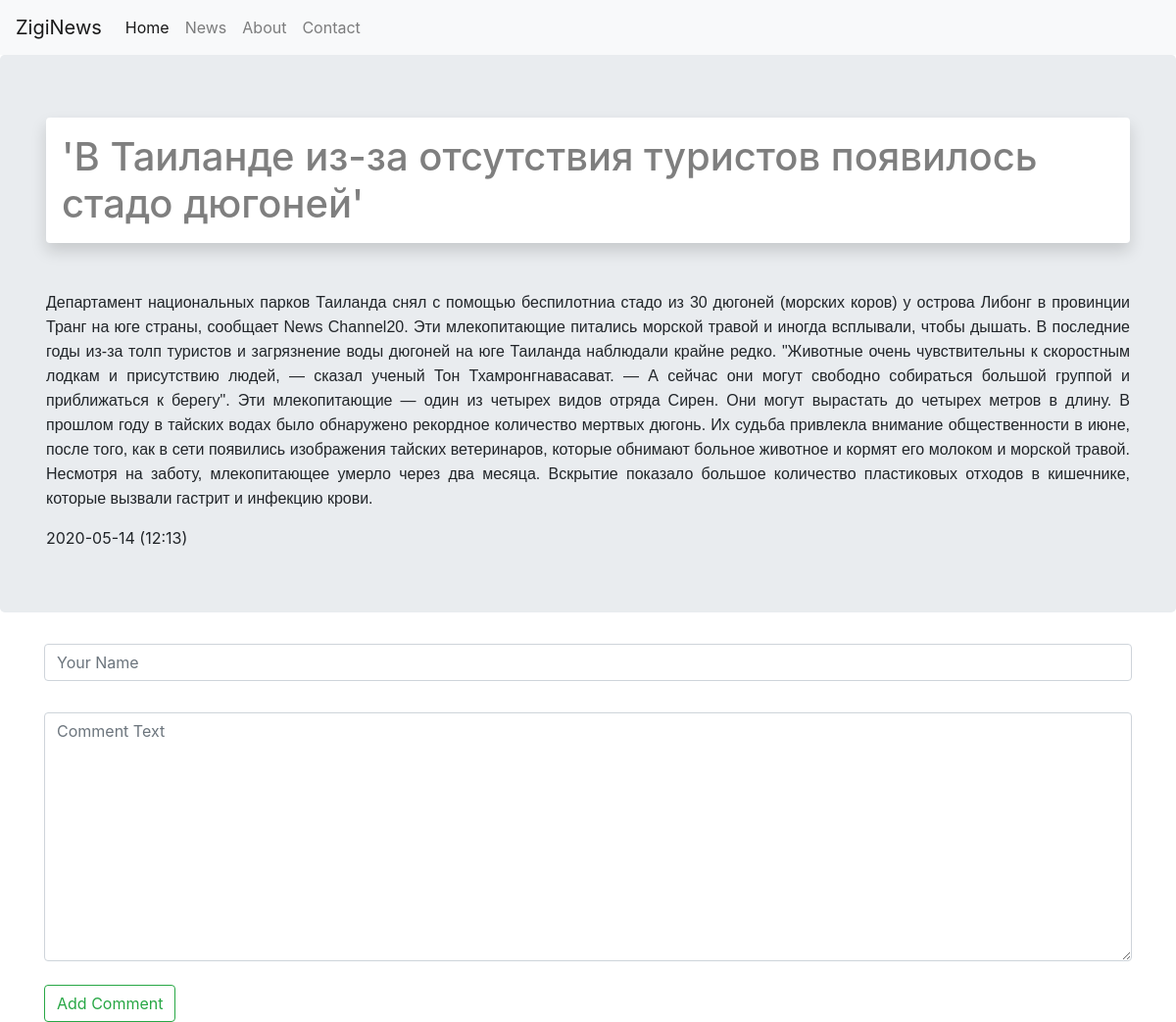
The app's page /article/4/ with its own data.
### MyProject/apps/News/models.py (models this page shows, shortened)
class Article(models.Model):
	title = models.CharField(max_length=70, verbose_name='Заголовок')
	text = models.TextField(verbose_name='Текст')
	published = models.DateTimeField(auto_now_add=True, db_index=True, verbose_name='Дата публикации')
	rubric = models.ForeignKey(Rubric, null=True, on_delete=models.PROTECT, verbose_name='Категория')
	class Meta:
		verbose_name = 'Статью'
		verbose_name_plural = 'Статьи'
		ordering = ['-published']

### MyProject/apps/News/views.py (the view)
# urls.py: path('article/<int:article_id>/', PostDetail.as_view(), name = 'detail'),
class PostDetail(View):
	def get(self, request, article_id):
		article = get_object_or_404(Article, id = article_id)
		latest_comments_list = article.comment_set.order_by('-id')[:10]
		context = {'article': article, 'latest_comments_list': latest_comments_list}
		return render(request, 'news/detail.html', context)

### MyProject/templates/news/detail.html (shortened to what this page needs)
{% extends 'news/base.html' %}
{% block content %}
<div class="jumbotron">
	<div class="container">
		<h1 class="text-left text-black-50 shadow p-3 mb-5 bg-white rounded">
	   {{ article.title }}</h1>
		<div  class="text-justify">
	<p>{{ article.text|safe }}</p>
	   {{ article.published|date:"Y-m-d (H:i)" }}
		</div>
	</div>
</div>
<div class="container">
	<form class="needs-validation" action="{% url 'News:add_comment' article.id %}" method="POST">
		<input class="form-control mb-2 mr-sm-2" type="text" required placeholder="Your Name" name="name"><br>
		<textarea class="form-control" name="text" required="" placeholder="Comment Text" cols="30" rows="10"></textarea><br>
		<button class="btn btn-outline-success" type="submit">Add Comment</button>
	</form>
</div>
{% endblock %}

### records on screen
Article: title "'В Таиланде из-за отсутствия туристов появилось стадо дюгоней'", text "Департамент национальных парков Таиланда снял с помощью беспилотниа стадо из 30 дюгоней (морских коров) у острова Либонг в провинции Транг на юге страны, сообщает News Channel20. Эти млекопитающие питались морской травой и иногда всплывали, чтобы дышать. В последние годы из-за толп туристов и загрязнение воды дюгоней на юге Таиланда наблюдали крайне редко. \"Животные очень чувствительны к скоростным лодкам и присутствию людей, — сказал ученый Тон Тхамронгнавасават. — А сейчас они могут свободно собираться большой группой и приближаться к берегу\". Эти млекопитающие — один из четырех видов отряда Сирен. Они могут вырастать до четырех метров в длину. В прошлом году в тайских водах было…", published "2020-05-14 (12:13)"
